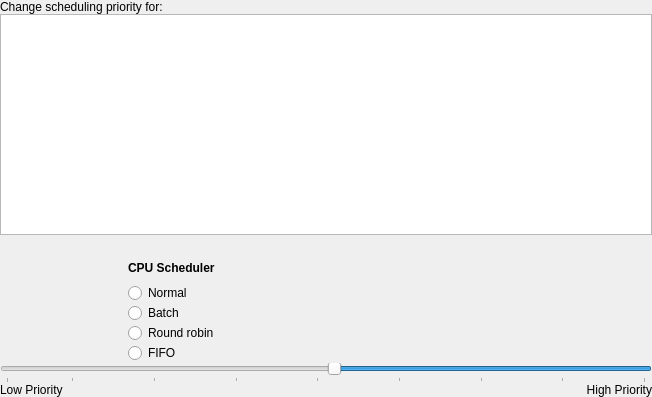
<?xml version="1.0" encoding="UTF-8"?>
<ui version="4.0">
 <class>ReniceDlgUi</class>
 <widget class="QWidget" name="ReniceDlgUi">
  <property name="geometry">
   <rect>
    <x>0</x>
    <y>0</y>
    <width>652</width>
    <height>397</height>
   </rect>
  </property>
  <layout class="QVBoxLayout">
   <property name="spacing">
    <number>0</number>
   </property>
   <property name="margin">
    <number>0</number>
   </property>
   <item>
    <widget class="QLabel" name="lblMessage1">
     <property name="text">
      <string>Change scheduling priority for:</string>
     </property>
     <property name="alignment">
      <set>Qt::AlignVCenter</set>
     </property>
     <property name="wordWrap">
      <bool>true</bool>
     </property>
    </widget>
   </item>
   <item>
    <widget class="QListWidget" name="listWidget">
     <property name="sizePolicy">
      <sizepolicy hsizetype="Preferred" vsizetype="Preferred">
       <horstretch>0</horstretch>
       <verstretch>1</verstretch>
      </sizepolicy>
     </property>
     <property name="contextMenuPolicy">
      <enum>Qt::NoContextMenu</enum>
     </property>
     <property name="selectionMode">
      <enum>QAbstractItemView::NoSelection</enum>
     </property>
     <property name="uniformItemSizes">
      <bool>true</bool>
     </property>
    </widget>
   </item>
   <item>
    <layout class="QGridLayout">
     <item row="0" column="0">
      <widget class="QLabel" name="imgCPU">
       <property name="minimumSize">
        <size>
         <width>128</width>
         <height>128</height>
        </size>
       </property>
       <property name="maximumSize">
        <size>
         <width>128</width>
         <height>128</height>
        </size>
       </property>
       <property name="text">
        <string/>
       </property>
       <property name="textFormat">
        <enum>Qt::AutoText</enum>
       </property>
      </widget>
     </item>
     <item row="0" column="1">
      <layout class="QVBoxLayout">
       <item>
        <spacer name="verticalSpacer">
         <property name="orientation">
          <enum>Qt::Vertical</enum>
         </property>
         <property name="sizeHint" stdset="0">
          <size>
           <width>0</width>
           <height>0</height>
          </size>
         </property>
        </spacer>
       </item>
       <item>
        <widget class="QLabel" name="label">
         <property name="font">
          <font>
           <weight>75</weight>
           <bold>true</bold>
          </font>
         </property>
         <property name="text">
          <string>CPU Scheduler</string>
         </property>
         <property name="alignment">
          <set>Qt::AlignLeading|Qt::AlignLeft|Qt::AlignTop</set>
         </property>
        </widget>
       </item>
       <item>
        <spacer name="verticalSpacer_3">
         <property name="orientation">
          <enum>Qt::Vertical</enum>
         </property>
         <property name="sizeType">
          <enum>QSizePolicy::Preferred</enum>
         </property>
         <property name="sizeHint" stdset="0">
          <size>
           <width>0</width>
           <height>8</height>
          </size>
         </property>
        </spacer>
       </item>
       <item>
        <widget class="QRadioButton" name="radioNormal">
         <property name="toolTip">
          <string>&lt;html&gt;&lt;head&gt;&lt;meta name=&quot;qrichtext&quot; content=&quot;1&quot; /&gt;&lt;style type=&quot;text/css&quot;&gt;
p, li { white-space: pre-wrap; }
&lt;/style&gt;&lt;/head&gt;&lt;body style=&quot; font-family:'Sans Serif'; font-size:9pt; font-weight:400; font-style:normal;&quot;&gt;
&lt;p style=&quot; margin-top:0px; margin-bottom:0px; margin-left:0px; margin-right:0px; -qt-block-indent:0; text-indent:0px;&quot;&gt;The standard time-sharing scheduler for processes without special requirements.&lt;/p&gt;&lt;/body&gt;&lt;/html&gt;</string>
         </property>
         <property name="whatsThis">
          <string>&lt;html&gt;&lt;head&gt;&lt;meta name=&quot;qrichtext&quot; content=&quot;1&quot; /&gt;&lt;style type=&quot;text/css&quot;&gt;
p, li { white-space: pre-wrap; }
&lt;/style&gt;&lt;/head&gt;&lt;body style=&quot; font-family:'Sans Serif'; font-size:9pt; font-weight:400; font-style:normal;&quot;&gt;
&lt;p style=&quot; margin-top:0px; margin-bottom:0px; margin-left:0px; margin-right:0px; -qt-block-indent:0; text-indent:0px;&quot;&gt;&lt;span style=&quot; font-weight:600;&quot;&gt;Normal Scheduling: Default Linux time-sharing  (Other)&lt;/span&gt;&lt;/p&gt;
&lt;p style=&quot; margin-top:0px; margin-bottom:0px; margin-left:0px; margin-right:0px; -qt-block-indent:0; text-indent:0px; font-weight:600;&quot;&gt;Normal&lt;span style=&quot; font-weight:400;&quot;&gt; is the standard Linux time-sharing scheduler that is intended for all processes that do not  require special static priority real-time mechanisms. The process to run is chosen from the list of other&lt;/span&gt; Normal&lt;span style=&quot; font-weight:400;&quot;&gt; or &lt;/span&gt;Batch&lt;span style=&quot; font-weight:400;&quot;&gt; processes based on a dynamic priority that is determined only inside this list. The dynamic priority is based on the priority level given and increased for each time-quantum the process is ready to run, but denied to run by the scheduler. This ensures fair progress among all Normal processes.&lt;/span&gt;&lt;/p&gt;&lt;/body&gt;&lt;/html&gt;</string>
         </property>
         <property name="text">
          <string>Normal</string>
         </property>
        </widget>
       </item>
       <item>
        <widget class="QRadioButton" name="radioBatch">
         <property name="toolTip">
          <string>&lt;html&gt;&lt;head&gt;&lt;meta name=&quot;qrichtext&quot; content=&quot;1&quot; /&gt;&lt;style type=&quot;text/css&quot;&gt;
p, li { white-space: pre-wrap; }
&lt;/style&gt;&lt;/head&gt;&lt;body style=&quot; font-family:'Sans Serif'; font-size:9pt; font-weight:400; font-style:normal;&quot;&gt;
&lt;p style=&quot; margin-top:0px; margin-bottom:0px; margin-left:0px; margin-right:0px; -qt-block-indent:0; text-indent:0px;&quot;&gt;For CPU-intensive non-interactive processes.  Process is mildly disfavored in scheduling decisions.&lt;/p&gt;&lt;/body&gt;&lt;/html&gt;</string>
         </property>
         <property name="whatsThis">
          <string>&lt;html&gt;&lt;head&gt;&lt;meta name=&quot;qrichtext&quot; content=&quot;1&quot; /&gt;&lt;style type=&quot;text/css&quot;&gt;
p, li { white-space: pre-wrap; }
&lt;/style&gt;&lt;/head&gt;&lt;body style=&quot; font-family:'Sans Serif'; font-size:9pt; font-weight:400; font-style:normal;&quot;&gt;
&lt;p style=&quot; margin-top:0px; margin-bottom:0px; margin-left:0px; margin-right:0px; -qt-block-indent:0; text-indent:0px;&quot;&gt;&lt;span style=&quot; font-weight:600;&quot;&gt;Batch Scheduling&lt;/span&gt;&lt;/p&gt;
&lt;p style=&quot; margin-top:0px; margin-bottom:0px; margin-left:0px; margin-right:0px; -qt-block-indent:0; text-indent:0px; font-weight:600;&quot;&gt;&lt;span style=&quot; font-weight:400; font-style:italic;&quot;&gt;(Since Linux 2.6.16.)&lt;/span&gt;&lt;span style=&quot; font-weight:400;&quot;&gt; This policy is similar to &lt;/span&gt;Normal&lt;span style=&quot; font-weight:400;&quot;&gt;, except that this policy will cause the scheduler to always assume that the process is CPU-intensive.  Consequently, the scheduler will apply a small scheduling penalty so that this process is mildly disfavored in scheduling decisions. This policy is useful for workloads that are non-interactive, but do not want to lower their nice value, and for workloads that want a deterministic scheduling policy without interactivity causing extra preemptions (between the workload's tasks).&lt;/span&gt;&lt;/p&gt;&lt;/body&gt;&lt;/html&gt;</string>
         </property>
         <property name="text">
          <string>Batch</string>
         </property>
        </widget>
       </item>
       <item>
        <widget class="QRadioButton" name="radioRR">
         <property name="toolTip">
          <string>&lt;html&gt;&lt;head&gt;&lt;meta name=&quot;qrichtext&quot; content=&quot;1&quot; /&gt;&lt;style type=&quot;text/css&quot;&gt;
p, li { white-space: pre-wrap; }
&lt;/style&gt;&lt;/head&gt;&lt;body style=&quot; font-family:'Sans Serif'; font-size:9pt; font-weight:400; font-style:normal;&quot;&gt;
&lt;p style=&quot; margin-top:0px; margin-bottom:0px; margin-left:0px; margin-right:0px; -qt-block-indent:0; text-indent:0px;&quot;&gt;Process will run whenever runnable.  Higher priority than Normal or Batch.  Has Timeslicing.&lt;/p&gt;&lt;/body&gt;&lt;/html&gt;</string>
         </property>
         <property name="whatsThis">
          <string>&lt;html&gt;&lt;head&gt;&lt;meta name=&quot;qrichtext&quot; content=&quot;1&quot; /&gt;&lt;style type=&quot;text/css&quot;&gt;
p, li { white-space: pre-wrap; }
&lt;/style&gt;&lt;/head&gt;&lt;body style=&quot; font-family:'Sans Serif'; font-size:9pt; font-weight:400; font-style:normal;&quot;&gt;
&lt;p style=&quot; margin-top:0px; margin-bottom:0px; margin-left:0px; margin-right:0px; -qt-block-indent:0; text-indent:0px;&quot;&gt;&lt;span style=&quot; font-weight:600;&quot;&gt;Round Robin Scheduling&lt;/span&gt;&lt;/p&gt;
&lt;p style=&quot; margin-top:0px; margin-bottom:0px; margin-left:0px; margin-right:0px; -qt-block-indent:0; text-indent:0px;&quot;&gt;&lt;span style=&quot; font-weight:600;&quot;&gt;Round Robin&lt;/span&gt; is a simple enhancement of &lt;span style=&quot; font-weight:600;&quot;&gt;FIFO&lt;/span&gt;.  Everything described below for &lt;span style=&quot; font-weight:600;&quot;&gt;FIFO&lt;/span&gt; also applies to &lt;span style=&quot; font-weight:600;&quot;&gt;Round Robin&lt;/span&gt;, except that each process is only allowed to run for a maximum time quantum.&lt;/p&gt;&lt;/body&gt;&lt;/html&gt;</string>
         </property>
         <property name="text">
          <string>Round robin</string>
         </property>
        </widget>
       </item>
       <item>
        <widget class="QRadioButton" name="radioFIFO">
         <property name="toolTip">
          <string>&lt;html&gt;&lt;head&gt;&lt;meta name=&quot;qrichtext&quot; content=&quot;1&quot; /&gt;&lt;style type=&quot;text/css&quot;&gt;
p, li { white-space: pre-wrap; }
&lt;/style&gt;&lt;/head&gt;&lt;body style=&quot; font-family:'Sans Serif'; font-size:9pt; font-weight:400; font-style:normal;&quot;&gt;
&lt;p style=&quot; margin-top:0px; margin-bottom:0px; margin-left:0px; margin-right:0px; -qt-block-indent:0; text-indent:0px;&quot;&gt;Process will run whenever runnable.  Higher priority than Normal or Batch.  No timeslicing.&lt;/p&gt;&lt;/body&gt;&lt;/html&gt;</string>
         </property>
         <property name="whatsThis">
          <string>&lt;html&gt;&lt;head&gt;&lt;meta name=&quot;qrichtext&quot; content=&quot;1&quot; /&gt;&lt;style type=&quot;text/css&quot;&gt;
p, li { white-space: pre-wrap; }
&lt;/style&gt;&lt;/head&gt;&lt;body style=&quot; font-family:'Sans Serif'; font-size:9pt; font-weight:400; font-style:normal;&quot;&gt;
&lt;p style=&quot; margin-top:0px; margin-bottom:0px; margin-left:0px; margin-right:0px; -qt-block-indent:0; text-indent:0px;&quot;&gt;&lt;span style=&quot; font-weight:600;&quot;&gt;First In-First Out Scheduling&lt;/span&gt;&lt;/p&gt;
&lt;p style=&quot; margin-top:0px; margin-bottom:0px; margin-left:0px; margin-right:0px; -qt-block-indent:0; text-indent:0px;&quot;&gt;When  a  &lt;span style=&quot; font-weight:600;&quot;&gt;FIFO&lt;/span&gt; process  becomes  runnable,  it  will always immediately preempt any currently running &lt;span style=&quot; font-weight:600;&quot;&gt;Normal&lt;/span&gt; or &lt;span style=&quot; font-weight:600;&quot;&gt;Batch&lt;/span&gt; process.&lt;/p&gt;&lt;/body&gt;&lt;/html&gt;</string>
         </property>
         <property name="text">
          <string>FIFO</string>
         </property>
        </widget>
       </item>
      </layout>
     </item>
     <item row="1" column="0" colspan="2">
      <layout class="QGridLayout">
       <item row="0" column="0" colspan="2">
        <widget class="QSlider" name="sliderCPU">
         <property name="minimum">
          <number>-19</number>
         </property>
         <property name="maximum">
          <number>20</number>
         </property>
         <property name="value">
          <number>0</number>
         </property>
         <property name="orientation">
          <enum>Qt::Horizontal</enum>
         </property>
         <property name="invertedAppearance">
          <bool>true</bool>
         </property>
         <property name="tickPosition">
          <enum>QSlider::TicksBelow</enum>
         </property>
         <property name="tickInterval">
          <number>5</number>
         </property>
        </widget>
       </item>
       <item row="1" column="0">
        <widget class="QLabel" name="lblCpuLow">
         <property name="text">
          <string>Low Priority</string>
         </property>
        </widget>
       </item>
       <item row="1" column="1">
        <widget class="QLabel" name="lblCpuHigh">
         <property name="text">
          <string>High Priority</string>
         </property>
         <property name="alignment">
          <set>Qt::AlignRight|Qt::AlignTrailing|Qt::AlignVCenter</set>
         </property>
        </widget>
       </item>
      </layout>
     </item>
    </layout>
   </item>
  </layout>
 </widget>
 <tabstops>
  <tabstop>listWidget</tabstop>
 </tabstops>
 <connections/>
</ui>
